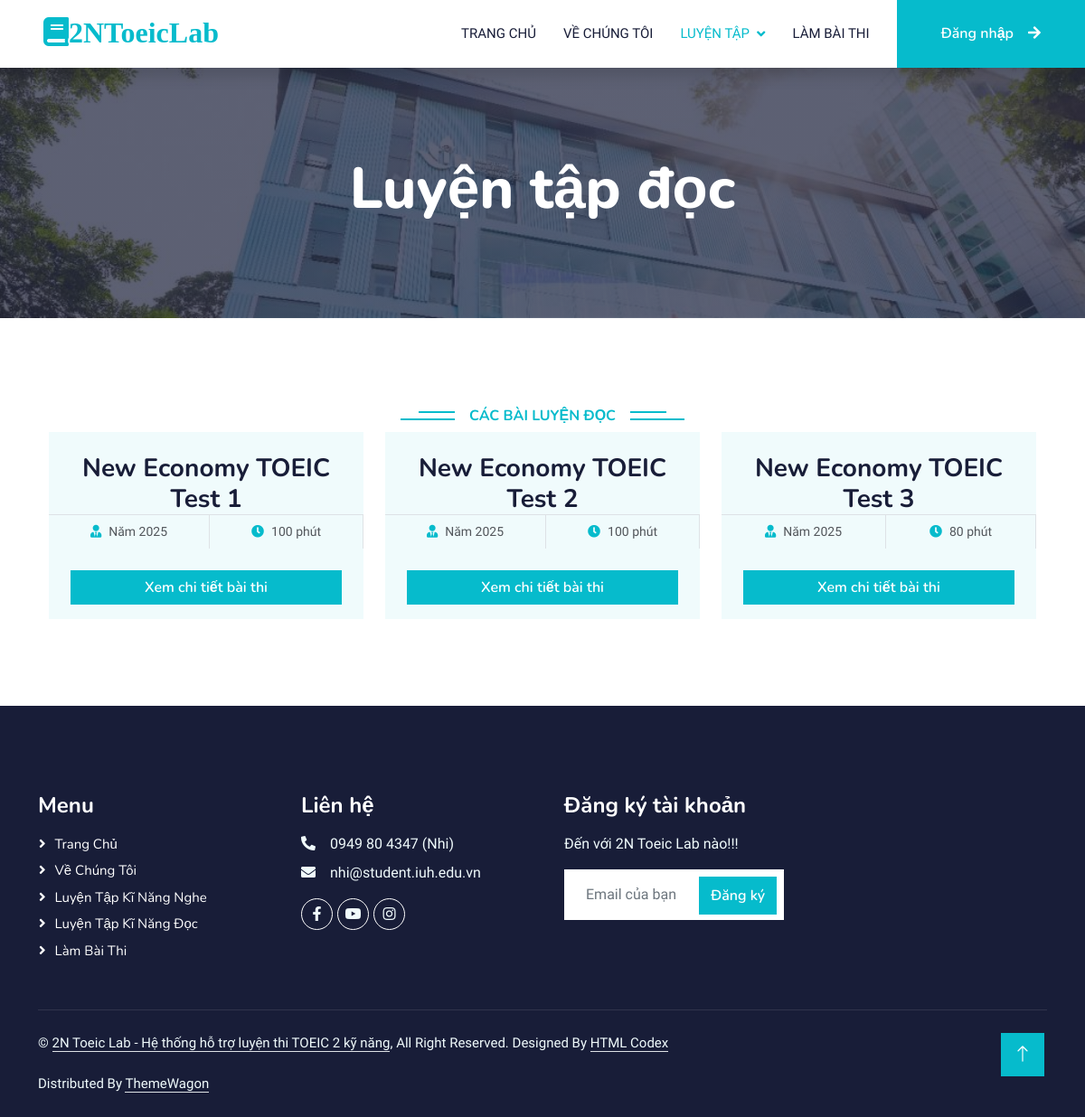
Screenshot of /templates/reading.php with the database file from the repository.
### tables this page shows
CREATE TABLE IF NOT EXISTS `exam` (
  `exam_id` int(11) NOT NULL AUTO_INCREMENT,
  `title` varchar(255) NOT NULL,
  `type` varchar(255) NOT NULL,
  `duration_minutes` int(11) NOT NULL,
  `difficulty_level` int(11) NOT NULL,
  PRIMARY KEY (`exam_id`)
);

### config/db.php (called while the page is built, shortened)
<?php
class ketnoi {
    public function moketnoi() {
        $conn = mysqli_connect('localhost', 'root', '');
        if (!$conn) {
            echo "Kết nối dữ liệu thất bại";
            return null;
        } else {
            mysqli_select_db($conn, "toeicdb");
            mysqli_query($conn, "SET NAMES 'utf8'");
            return $conn;
        }
    }
}
?>

### models/ExamModel.php (called while the page is built, shortened)
<?php
require_once __DIR__ . '/../config/db.php';
class ExamModel {
    public $conn;
    public function __construct() {
        $db = new ketnoi();
        $this->conn = $db->moketnoi();
    }
    public function getAllReadingExams() {
        $sql = "SELECT exam_id, title, type, duration_minutes, difficulty_level
                FROM exam
                WHERE type = 'Reading'";
        $result = mysqli_query($this->conn, $sql);
        $data = [];
        while ($row = mysqli_fetch_assoc($result)) {
            $data[] = $row;
        }
        return $data;
    }
}

### templates/reading.php (the view, shortened to what this page needs)
<?php
require_once __DIR__ . '/../models/ExamModel.php';
$model = new ExamModel();
$exams = $model->getAllReadingExams();
?>
<!DOCTYPE html>
<html lang="en">
<head>
    <link href="https://cdnjs.cloudflare.com/ajax/libs/font-awesome/5.10.0/css/all.min.css" rel="stylesheet">
    <link href="https://cdn.jsdelivr.net/npm/bootstrap-icons@1.4.1/font/bootstrap-icons.css" rel="stylesheet">
    <link href="../public/libs/animate/animate.min.css" rel="stylesheet">
    <link href="../public/libs/owlcarousel/assets/owl.carousel.min.css" rel="stylesheet">
    <link href="../public/css/bootstrap.min.css" rel="stylesheet">
    <link href="../public/css/style.css" rel="stylesheet">
</head>
<body>
    <nav class="navbar navbar-expand-lg bg-white navbar-light shadow sticky-top p-0">
        <a href="../index.php" class="navbar-brand d-flex align-items-center px-4 px-lg-5">
            <h2 class="m-0 text-primary"><i class="fa fa-book me-3">2NToeicLab</i></h2>
        </a>
        <div class="collapse navbar-collapse" id="navbarCollapse">
            <div class="navbar-nav ms-auto p-4 p-lg-0">
                <a href="../index.php" class="nav-item nav-link">Trang chủ</a>
                <a href="about.php" class="nav-item nav-link">Về chúng tôi</a>
                <div class="nav-item dropdown">
                    <a href="#" class="nav-link dropdown-toggle active" data-bs-toggle="dropdown">Luyện tập</a>
                </div>
                <a href="test.php" class="nav-item nav-link">Làm bài thi</a>
            </div>
            <?php if (isset($_SESSION["user_email"])): ?>
                <div class="nav-item dropdown me-4">
                    <a href="#" class="btn btn-primary dropdown-toggle py-4 px-lg-5 d-none d-lg-block" data-bs-toggle="dropdown">
                        <?= explode('@', $_SESSION["user_email"])[0] ?>
                    </a>
                    <div class="dropdown-menu dropdown-menu-end">
                        <a href="profile.php" class="dropdown-item">Sửa thông tin</a>
                        <a href="logout.php" class="dropdown-item text-danger">Đăng xuất</a>
                        <a href="../admin/exam_manage.php" class="dropdown-item">Quản lý bài thi</a>
                        <a href="#" class="dropdown-item">Quản lý người dùng</a>
                    </div>
                </div>
            <?php else: ?>
                <a href="login.php" class="btn btn-primary py-4 px-lg-5 d-none d-lg-block">Đăng nhập<i class="fa fa-arrow-right ms-3"></i></a>
            <?php endif; ?>
        </div>
    </nav>
    <div class="container-fluid bg-primary py-5 mb-5 page-header">
        <div class="container py-5">
            <div class="row justify-content-center">
                <div class="col-lg-10 text-center">
                    <h1 class="display-3 text-white animated slideInDown">Luyện tập đọc</h1>
                </div>
            </div>
        </div>
    </div>
    <div class="container-xxl py-5">
        <div class="container">
            <div class="text-center wow fadeInUp" data-wow-delay="0.1s">
                <h6 class="section-title bg-white text-center text-primary px-3">Các bài luyện đọc</h6>
            </div>
            <div class="container">
        <div class="row g-4 justify-content-center">
            <?php if (!empty($exams)): ?>
                <?php foreach ($exams as $index => $exam): ?>
                    <div class="col-lg-4 col-md-6 wow fadeInUp" data-wow-delay="<?= 0.1 * ($index + 1) ?>s">
                        <div class="course-item bg-light">
                            <div class="text-center p-4 pb-0">
                                <h3 class="mb-0"><?= htmlspecialchars($exam['title']) ?></h3>
                            </div>
                            <div class="d-flex border-top">
                                <small class="flex-fill text-center border-end py-2">
                                    <i class="fa fa-user-tie text-primary me-2"></i>Năm 2025
                                </small>
                                <small class="flex-fill text-center border-end py-2">
                                    <i class="fa fa-clock text-primary me-2"></i><?= $exam['duration_minutes'] ?> phút
                                </small>
                            </div>
                            <div class="text-center p-4 pb-0">
                                <a class="btn btn-primary mb-3 w-100" href="examdetails.php?id=<?= $exam['exam_id'] ?>">
    Xem chi tiết bài thi
</a>
                            </div>
                        </div>
                    </div>
                <?php endforeach; ?>
            <?php else: ?>
                <p class="text-center">Không có bài thi nào trong hệ thống.</p>
            <?php endif; ?>
        </div>
    </div>
        </div>
    </div>
    <div class="container-fluid bg-dark text-light footer pt-5 mt-5 wow fadeIn" data-wow-delay="0.1s">
        <div class="container py-5">
            <div class="row g-5">
                <div class="col-lg-3 col-md-6">
                    <h4 class="text-white mb-3">Menu</h4>
                    <a class="btn btn-link" href="">Trang chủ</a>
                    <a class="btn btn-link" href="">Về chúng tôi</a>
                    <a class="btn btn-link" href="">Luyện tập kĩ năng nghe</a>
                    <a class="btn btn-link" href="">Luyện tập kĩ năng đọc</a>
                    <a class="btn btn-link" href="">Làm bài thi</a>
                </div>
                <div class="col-lg-3 col-md-6">
                    <h4 class="text-white mb-3">Liên hệ</h4>
                    <p class="mb-2"><i class="fa fa-phone-alt me-3"></i>0949 80 4347 (Nhi)</p>
                    <p class="mb-2"><i class="fa fa-envelope me-3"></i>nhi@student.iuh.edu.vn</p>
                    <div class="d-flex pt-2">
                        <a class="btn btn-outline-light btn-social" href=""><i class="fab fa-facebook-f"></i></a>
                        <a class="btn btn-outline-light btn-social" href=""><i class="fab fa-youtube"></i></a>
                        <a class="btn btn-outline-light btn-social" href=""><i class="fab fa-instagram"></i></a>
                    </div>
                </div>
                <div class="col-lg-3 col-md-6">
                    <h4 class="text-white mb-3">Đăng ký tài khoản</h4>
                    <p>Đến với 2N Toeic Lab nào!!!</p>
                    <div class="position-relative mx-auto" style="max-width: 400px;">
                        <input class="form-control border-0 w-100 py-3 ps-4 pe-5" type="text" placeholder="Email của bạn">
                        <button type="button" class="btn btn-primary py-2 position-absolute top-0 end-0 mt-2 me-2">Đăng ký</button>
                    </div>
                </div>
            </div>
        </div>
        <div class="container">
            <div class="copyright">
                <div class="row">
                    <div class="col-md-12 text-center text-md-start mb-3 mb-md-0">
                        &copy; <a class="border-bottom" href="#">2N Toeic Lab - Hệ thống hỗ trợ luyện thi TOEIC 2 kỹ năng</a>, All Right Reserved.
                        Designed By <a class="border-bottom" href="https://htmlcodex.com">HTML Codex</a><br><br>
                        Distributed By <a class="border-bottom" href="https://themewagon.com">ThemeWagon</a>
                    </div>
                </div>
            </div>
        </div>
    </div>
    <a href="#" class="btn btn-lg btn-primary btn-lg-square back-to-top"><i class="bi bi-arrow-up"></i></a>
</body>
</html>

### public/css/style.css (style rules this page uses)
:root { --primary: #06BBCC; --light: #F0FBFC; --dark: #181d38; }
.back-to-top { position: fixed; display: none; right: 45px; bottom: 45px; z-index: 99; }
.btn { font-family: 'Nunito', sans-serif; font-weight: 600; transition: .5s; }
.btn.btn-primary, .btn.btn-secondary { color: #FFFFFF; }
.btn-lg-square { width: 48px; height: 48px; }
.btn-square, .btn-sm-square, .btn-lg-square { padding: 0; display: flex; align-items: center; justify-content: center; font-weight: normal; border-radius: 0px; }
.navbar .dropdown-toggle::after { border: none; content: "\f107"; font-family: "Font Awesome 5 Free"; font-weight: 900; vertical-align: middle; margin-left: 8px; }
.navbar-light .navbar-nav .nav-link { margin-right: 30px; padding: 25px 0; color: #FFFFFF; font-size: 15px; text-transform: uppercase; outline: none; }
.navbar-light .navbar-nav .nav-link:hover, .navbar-light .navbar-nav .nav-link.active { color: var(--primary); }
.navbar-light .navbar-brand, .navbar-light a.btn { height: 75px; }
.navbar-light .navbar-nav .nav-link { color: var(--dark); font-weight: 500; }
.navbar-light.sticky-top { top: -100px; transition: .5s; }
.page-header { background: linear-gradient(rgba(24, 29, 56, .7), rgba(24, 29, 56, .7)), url(../img/carousel.jpg); background-position: center center; background-repeat: no-repeat; background-size: cover; }
.section-title { position: relative; display: inline-block; text-transform: uppercase; }
.section-title::before { position: absolute; content: ""; width: calc(100% + 80px); height: 2px; top: 4px; left: -40px; background: var(--primary); z-index: -1; }
.section-title::after { position: absolute; content: ""; width: calc(100% + 120px); height: 2px; bottom: 5px; left: -60px; background: var(--primary); z-index: -1; }
.footer .btn.btn-social { margin-right: 5px; width: 35px; height: 35px; display: flex; align-items: center; justify-content: center; color: var(--light); font-weight: normal; border: 1px solid #FFFFFF; border-radius: 35px; transition: .3s; }
.footer .btn.btn-link { display: block; margin-bottom: 5px; padding: 0; text-align: left; color: #FFFFFF; font-size: 15px; font-weight: normal; text-transform: capitalize; transition: .3s; }
.footer .btn.btn-link::before { position: relative; content: "\f105"; font-family: "Font Awesome 5 Free"; font-weight: 900; margin-right: 10px; }
.footer .copyright { padding: 25px 0; font-size: 15px; border-top: 1px solid rgba(256, 256, 256, .1); }
.footer .copyright a { color: var(--light); }

### rows the page displays
exam: title "New Economy TOEIC Test 1", duration_minutes "100"
exam: title "New Economy TOEIC Test 2", duration_minutes "100"
exam: title "New Economy TOEIC Test 3", duration_minutes "80"
